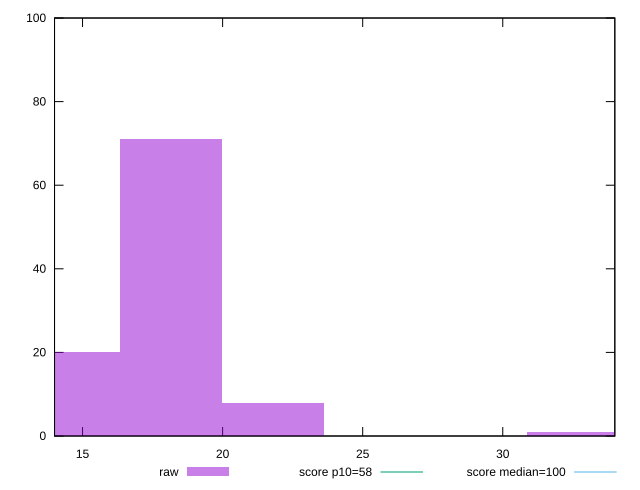

Write gnuplot code to recreate this figure.
reset

$raw <<EOF
32.694264332851425 1
18.16348018491746 71
14.530784147933968 20
21.79617622190095 8
EOF

set key outside below
set boxwidth 3.632696036983492
set xrange [14:34]
set yrange [0:100]
set trange [0:100]
set style fill transparent solid 0.5 noborder

set parametric
set terminal svg size 640, 490 enhanced background rgb 'white'
set output "reports/report_00033_2021-03-01T14-23-16.841Z/estimated-input-latency/samples/astro/raw/histogram.svg"

plot $raw title "raw" with boxes, \
     58,t title "score p10=58", \
     100,t title "score median=100"

reset
